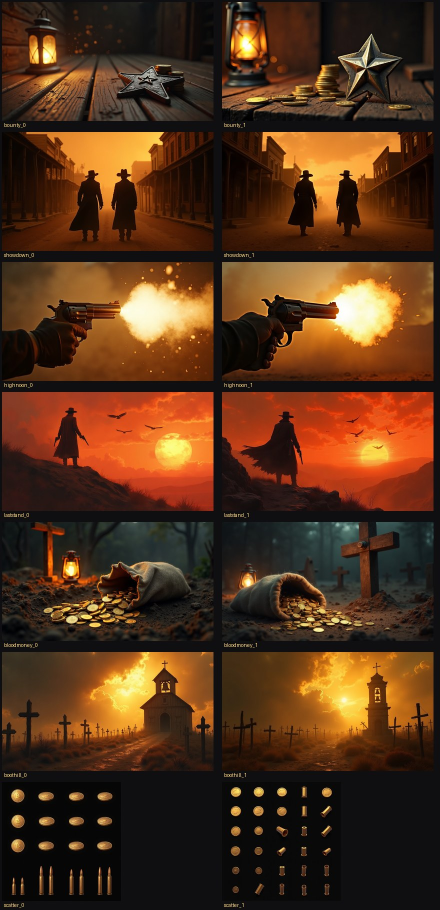
#> input picture web-sdk/apps/tombstone-reborn/assets-raw/layer_win/_contact.jpg, 880 x 1820 px, given in place of tr_frame_planks_v2.png, which was not available (shown at 1/2 size)
$ python make_wood_readout_box.py
#> lines starting #> are read from the running program, lines starting #| are printed output that depends on the picture; after the words box and inside, x2 and y2 are one past the last pixel; in counts of white or black regions, pixels touching at a corner belong together; pictures that were not available may be replaced by others from this repository, and a replacement may not be noted
### web-sdk/apps/tombstone-reborn/tools/make_board_frame_image.py
"""Bake the board frame as ONE transparent PNG, pre-shaped to the authored
diamond staircase, so the frontend just places a sprite (no runtime masking).

TOMBSTONE R.I.P. STYLE: the frame is no longer a flat wood ring — every edge of
the staircase carries a REAL painted timber plank (cut from a generated plank
sheet), laid along the edge with rough split ends OVERHANGING past each corner,
so the outline reads as rough nailed-together graveyard carpentry. The inside
is fully transparent (the scene shows through while the reels spin); iron bolt
heads pin the joints.

The shape replicates src/game geometry EXACTLY:
  - SYMBOL_SIZE solved from PORTRAIT_DESIGN_W (chassisArt.ts)
  - CELL_PITCH_X = SYMBOL_SIZE * 0.8, column left edges at (i + 0.03) * pitch
  - per-reel y offsets: centered on MAX_ROWS, EXCEPT the last reel which is
    centered on its left neighbour (utils.getReelYOffset special lane rule)
  - planks are centered on the mid-ring (outline offset by BORDER/2)

Output: assets/sprites/board/board_frame.png (+ static tree), drawn at SCALE x
resolution. The canvas is the BORDER-grown outer box grown again by MARGIN on
every side (for the plank overhangs) — BoardPlate.svelte's frameBox MUST use
the same BORDER + MARGIN. Re-run after any board-shape change.
"""

import math
import os
import random

import numpy as np
from PIL import Image, ImageDraw, ImageFilter

APP = os.path.normpath(os.path.join(os.path.dirname(os.path.abspath(__file__)), ".."))
GEN_DIR = os.path.normpath(
    os.path.join(
        os.path.expanduser("~"),
        ".cursor",
        "projects",
        "c-Users-Emex33-Desktop-stakez",
        "assets",
    )
)
# chunky 2-3 board assemblies with ragged split ends, nails, chains and blood
# baked in (generated over the user's approved black-frame reference)
PLANK_SHEET = os.path.join(GEN_DIR, "tr_frame_planks_v2.png")
# discrete offcut pieces on black (crossed boards, chain wraps, splinter
# shards, strap plates, paper scrap) laid over the corners/joints
SCRAP_SHEET = os.path.join(GEN_DIR, "tr_frame_scraps.png")

# --- geometry (mirror of chassisArt.ts / utils.ts) -----------------------------
GEN_NUM_REELS = 6
NUM_ROWS = [3, 4, 4, 2, 2, 1]
MAX_ROWS = max(NUM_ROWS)
COLUMN_PITCH_SCALE = 0.8
REEL_PADDING = 0.53
PORTRAIT_DESIGN_W = 960
SIDE_H_SCALE = MAX_ROWS * 1.15 * 0.78
SIDE_W_SCALE = SIDE_H_SCALE * 355 / 1505
SYMBOL_SIZE = math.floor(
    PORTRAIT_DESIGN_W / ((GEN_NUM_REELS + 1) * COLUMN_PITCH_SCALE + SIDE_W_SCALE)
)
PITCH = SYMBOL_SIZE * COLUMN_PITCH_SCALE

BORDER = 30       # nominal frame thickness (board units) — keep BoardPlate in sync
MARGIN = 60       # extra canvas on every side for overhangs + tilted planks — BoardPlate too
INNER_INSET = 2   # kept for reference (BoardPlate's old silhouette inset)
SCALE = 2         # supersample for crisp detail

PLANK_THICK = 48   # nominal plank width across the frame line (board units)
PLANK_OVERHANG = 34  # split ends run this far past each corner (board units)


# [76 lines left out: functions columns, base_outline, offset_rectilinear, not called in this run]


def silhouette(cols, pad):
    return offset_rectilinear(base_outline(cols), pad)


# [4 lines left out: function bounds, not called in this run]


def to_px(pts, ox, oy):
    return [((x - ox) * SCALE, (y - oy) * SCALE) for x, y in pts]


# [13 lines left out: functions mask_of, shift, not called in this run]


def load_plank_bands(sheet_path=None):
    """Cut the generated sheet into its individual plank strips (RGBA).

    The sheet is planks on pure black. Bands are found by row luminance; within
    a band, each COLUMN's alpha is filled between the first and last lit pixel,
    which keeps the ragged painted silhouette (split ends, chipped edges)
    without turning interior cracks into holes.
    """
    sheet = Image.open(sheet_path or PLANK_SHEET).convert("RGB")
    arr = np.array(sheet, float)
    lum = arr.mean(axis=2)

    lit_rows = lum.mean(axis=1) > 14
    bands, start = [], None
    for y, on in enumerate(list(lit_rows) + [False]):
        if on and start is None:
            start = y
        elif not on and start is not None:
            # 0.06: the v2 sheet packs six chunky assemblies, so each band is
            # only ~1/8 of the sheet — the old 0.12 gate dropped half of them
            if y - start > sheet.height * 0.06:
                bands.append((start, y))
            start = None

    planks = []
    for y0, y1 in bands:
        band = arr[y0:y1]
        blum = lum[y0:y1]
        h, w = blum.shape
        alpha = np.zeros((h, w), np.uint8)
        lit = blum > 16
        for x in range(w):
            ys = np.nonzero(lit[:, x])[0]
            if ys.size:
                alpha[ys[0] : ys[-1] + 1, x] = 255
        rgba = np.dstack([band.astype(np.uint8), alpha])
        img = Image.fromarray(rgba, "RGBA")
        bbox = img.getchannel("A").getbbox()
        planks.append(img.crop(bbox))
    if not planks:
        raise SystemExit("no plank bands found in " + (sheet_path or PLANK_SHEET))
    return planks


def load_scrap_pieces(sheet_path=None):
    """Cut the scrap sheet (loose grid of offcuts on pure black) into RGBA
    pieces by projection splitting: black row gaps separate the grid rows,
    black column gaps within a row separate the pieces. Alpha comes straight
    from luminance (morphologically closed so wood shadows don't punch holes),
    which keeps true concavities like the X-braces' notches transparent."""
    img = Image.open(sheet_path or SCRAP_SHEET).convert("RGB")
    arr = np.array(img, float)
    lum = arr.mean(axis=2)
    lit = lum > 16

    def runs(mask_1d, min_len):
        out, start = [], None
        for i, on in enumerate(list(mask_1d) + [False]):
            if on and start is None:
                start = i
            elif not on and start is not None:
                if i - start >= min_len:
                    out.append((start, i))
                start = None
        return out

    pieces = []
    for y0, y1 in runs(lit.any(axis=1), int(img.height * 0.05)):
        row = lit[y0:y1]
        for x0, x1 in runs(row.any(axis=0), int(img.width * 0.04)):
            crop = arr[y0:y1, x0:x1]
            clum = lum[y0:y1, x0:x1]
            alpha = Image.fromarray(np.where(clum > 12, 255, 0).astype(np.uint8), "L")
            alpha = alpha.filter(ImageFilter.MaxFilter(5)).filter(ImageFilter.MinFilter(5))
            rgba = np.dstack([crop.astype(np.uint8), np.array(alpha)])
            piece = Image.fromarray(rgba, "RGBA")
            bbox = piece.getchannel("A").getbbox()
            if bbox:
                piece = piece.crop(bbox)
                if piece.width > 60 and piece.height > 60:
                    pieces.append(piece)
    if not pieces:
        raise SystemExit("no scrap pieces found in " + (sheet_path or SCRAP_SHEET))
    return pieces


def plank_segment(planks, rng, out_w, out_h):
    """A horizontal plank piece out_w x out_h px: random strip, random window
    cropped at the target aspect (so nails/cracks never stretch), random flip."""
    src = planks[rng.randrange(len(planks))]
    if rng.random() < 0.5:
        src = src.transpose(Image.FLIP_LEFT_RIGHT)
    aspect = out_w / out_h
    win_w = min(src.width, max(int(src.height * aspect), 24))
    x = rng.randrange(0, src.width - win_w + 1) if src.width > win_w else 0
    piece = src.crop((x, 0, x + win_w, src.height))
    return piece.resize((out_w, out_h), Image.LANCZOS)


# [8 lines left out: function edges_of, not called in this run]


OUT_TREES = (
    os.path.join(APP, "assets-src", "sprites", "board"),
    os.path.join(APP, "assets-src", "assets", "sprites", "board"),
    os.path.join(APP, "static", "assets", "sprites", "board"),
)


# [117 lines left out: function main, not called in this run]


# [9 lines that do not run on import are left out]

### web-sdk/apps/tombstone-reborn/tools/make_wood_readout_box.py
"""Bake WAYS / MULTI / WIN boxes from the SAME plank sheet as the reel frame.

tools/make_board_frame_image.py lays tr_frame_planks_v2.png + tr_frame_scraps.png
around the staircase. This cuts those same boards into a small carpentry frame
with a dark well for gold text — three of these sit in the sky pocket above the
short right reels.

Run:  python tools/make_wood_readout_box.py
"""

from __future__ import annotations

import os
import random
import sys

from PIL import Image, ImageDraw, ImageFilter

HERE = os.path.dirname(os.path.abspath(__file__))
APP = os.path.dirname(HERE)
sys.path.insert(0, HERE)
from make_board_frame_image import load_plank_bands, load_scrap_pieces, plank_segment

REL = os.path.join("sprites", "tombstone", "wood_readout_box.png")

# sprite canvas — extra margin so split ends hang off the well, like the frame
W, H = 640, 400
WELL = (110, 90, 530, 310)  # l, t, r, b of the dark inset
THICK = 58
OVER = 36
SEED = 1887


def lay(dst: Image.Image, shadow: Image.Image, piece: Image.Image, cx: float, cy: float) -> None:
	px = int(round(cx - piece.width / 2))
	py = int(round(cy - piece.height / 2))
	sh = Image.new("RGBA", piece.size, (0, 0, 0, 0))
	sh.paste((0, 0, 0, 150), (0, 0), piece.getchannel("A"))
	shadow.alpha_composite(sh.filter(ImageFilter.GaussianBlur(4)), (px + 3, py + 4))
	dst.alpha_composite(piece, (px, py))


def main() -> None:
	planks = load_plank_bands()
#> in load_plank_bands, sheet is the input picture: PIL image 880x1820 RGB; mean R, G, B 83.7, 50.4, 26.2
#> after the loop in load_plank_bands, `for y, on in enumerate(list(lit_rows) + [False]):`: bands = [(0, 523), (524, 1564)]
#> the loop in load_plank_bands, `for y0, y1 in bands:` made 2 passes
#> (y0, y1, h, w, bbox) on passes 1 to 2: (0, 523, 523, 880, (0, 0, 880, 523)), (524, 1564, 1040, 880, (0, 0, 880, 1040))
#> pass 1, in load_plank_bands, `blum = lum[y0:y1]`:
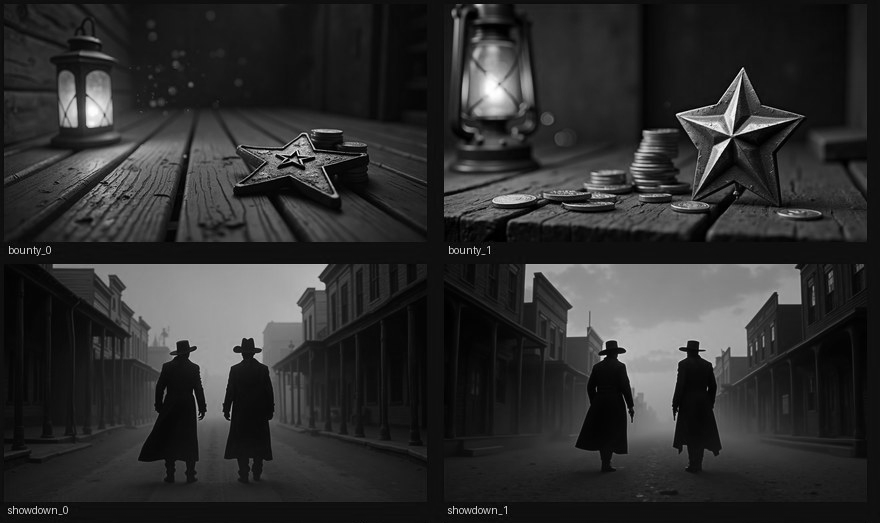
#> blum: shape (523, 880) float64; min 0, max 254.7, mean 46.9
#> after the loop in load_plank_bands, `for y0, y1 in bands:`: alpha: shape (1040, 880); 98% white; 8 black regions (1 under 20 px), largest, box (x1, y1, x2, y2) and area: (492, 398, 880, 1040) 8538, (248, 675, 479, 1040) 5555, (5, 1018, 247, 1040) 2963
#> after the loop in load_plank_bands, `for y0, y1 in bands:`:
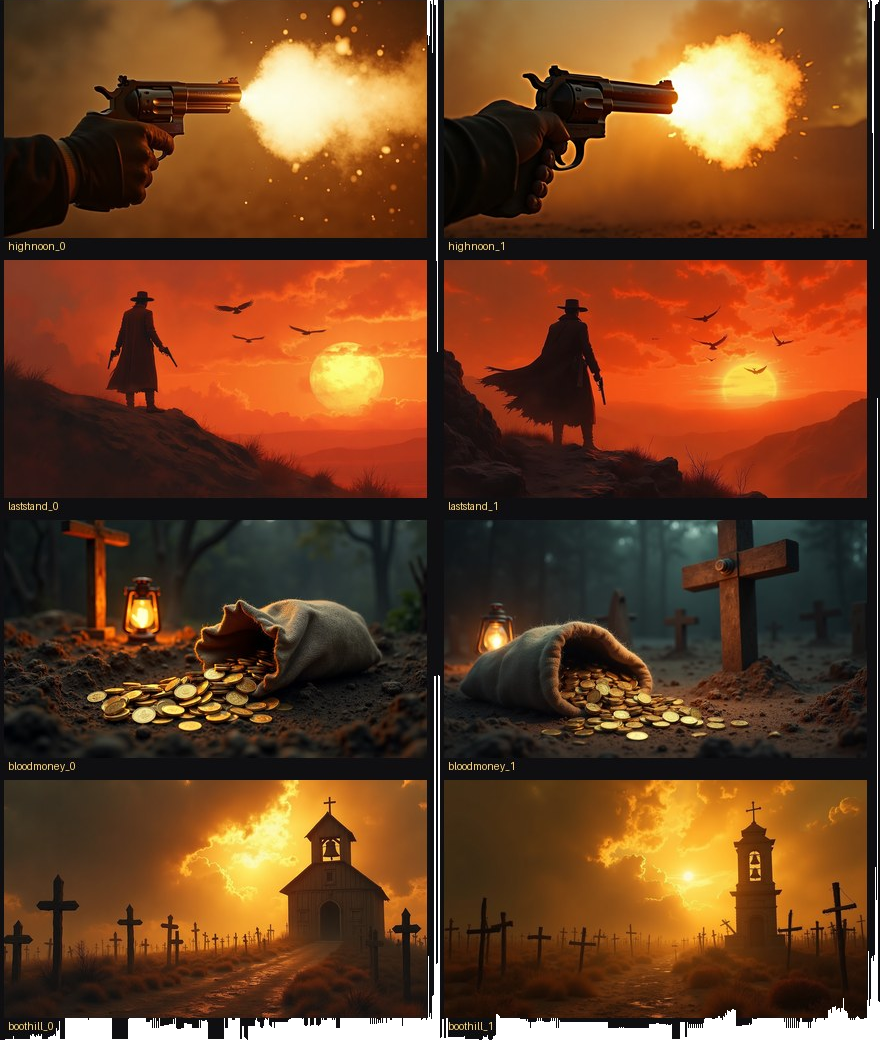
#> img: PIL image 880x1040 RGBA; mean R, G, B, A 104.1, 61.2, 30.7, 249.9; transparent parts drawn white
#> after the loop in load_plank_bands, `for y0, y1 in bands:`: planks = 2 items
#> planks = 2 items
	scraps = load_scrap_pieces()
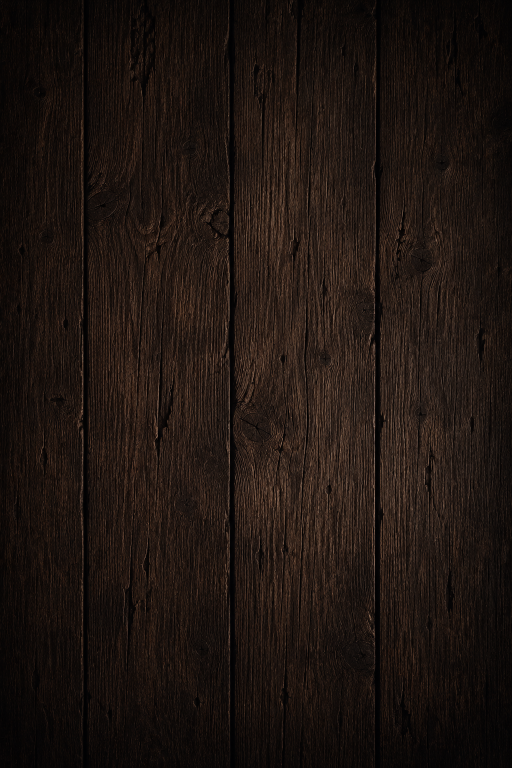
#> input picture web-sdk/apps/tombstone-reborn/assets-raw/cell_backplates/low_pay_bg.png, 1024 x 1536 px, given in place of tr_frame_scraps.png, which was not available (shown at 1/2 size)
#> in load_scrap_pieces, `lit = lum > 16`:
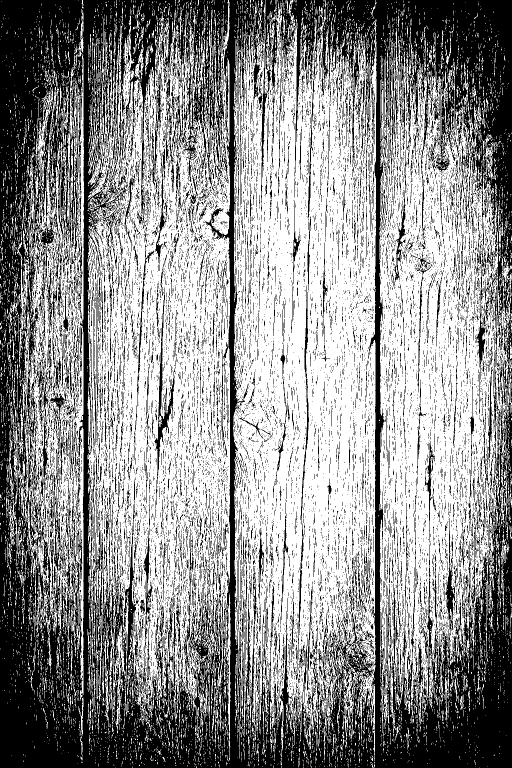
#> lit: shape (1536, 1024) bool (shown at 1/2 size); 56.6% white; 21393 black regions (19964 under 20 px), largest, box (x1, y1, x2, y2) and area: (0, 0, 1024, 1536) 519095, (309, 575, 349, 952) 2474, (100, 949, 134, 1182) 1471
#> the loop in load_scrap_pieces, `for y0, y1 in runs(lit.any(axis=1), int(img.height * 0.05)):` made 1 pass
#> (y0, y1) on pass 1: (0, 1536)
#> after the loop in load_scrap_pieces, `for y0, y1 in runs(lit.any(axis=1), int(img.height * 0.05)):`:
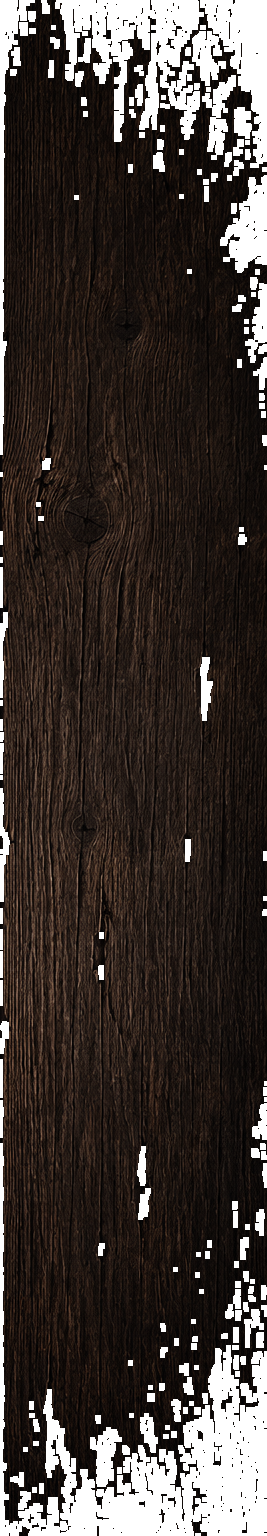
#> rgba: shape (1536, 267, 4); mean R, G, B, A 27.8, 19.6, 15.6, 216.9; transparent parts drawn white
#> after the loop in load_scrap_pieces, `for y0, y1 in runs(lit.any(axis=1), int(img.height * 0.05)):`: pieces = 4 items
#> scraps = 4 items
	rng = random.Random(SEED)

	out = Image.new("RGBA", (W, H), (0, 0, 0, 0))
#> out: PIL image 640x400 RGBA; every value is 0
	shadow = Image.new("RGBA", (W, H), (0, 0, 0, 0))

	l, t, r, b = WELL
	cx, cy = (l + r) / 2, (t + b) / 2
	well_w, well_h = r - l, b - t

	# four boards around the well, overlapping at the corners (same carpentry
	# as the reel frame — two overlapping pieces on the long sides)
	top = plank_segment(planks, rng, well_w + 2 * OVER, int(THICK * rng.uniform(0.9, 1.1)))
	bot = plank_segment(planks, rng, well_w + 2 * OVER, int(THICK * rng.uniform(0.9, 1.1)))
	left = plank_segment(planks, rng, well_h + 2 * OVER, int(THICK * rng.uniform(0.9, 1.1)))
	right = plank_segment(planks, rng, well_h + 2 * OVER, int(THICK * rng.uniform(0.9, 1.1)))
	left = left.transpose(Image.ROTATE_90)
	right = right.transpose(Image.ROTATE_90)

	lay(out, shadow, top, cx, t)
#> in lay, `sh = Image.new("RGBA", piece.size, (0, 0, 0, 0))`: sh: PIL image 492x56 RGBA; every value is 0
	lay(out, shadow, bot, cx, b)
#> in lay (call 2), `sh = Image.new("RGBA", piece.size, (0, 0, 0, 0))`: sh: PIL image 492x62 RGBA; every value is 0
	lay(out, shadow, left, l, cy)
#> in lay (call 3), `sh = Image.new("RGBA", piece.size, (0, 0, 0, 0))`: sh: PIL image 63x292 RGBA; every value is 0
	lay(out, shadow, right, r, cy)
#> call 4 of lay, with cx = 530, cy = 200
#> in lay (call 4), `sh = Image.new("RGBA", piece.size, (0, 0, 0, 0))`: sh: PIL image 58x292 RGBA; every value is 0
#> in lay (call 4), `dst.alpha_composite(piece, (px, py))`:
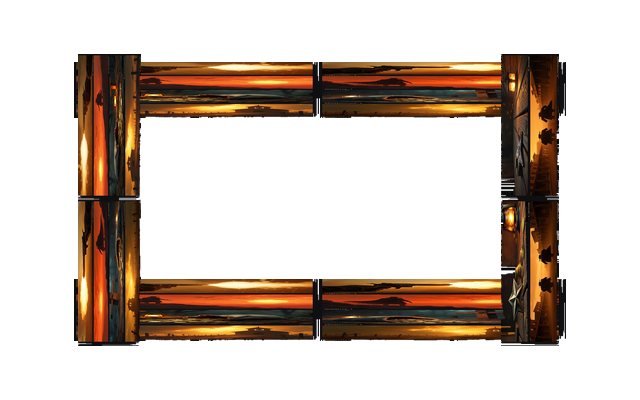
#> dst: PIL image 640x400 RGBA; mean R, G, B, A 31.1, 18.5, 9.3, 77.2; transparent parts drawn white

	# corner scraps / crossed boards, same sheet the frame uses
	order = list(range(len(scraps)))
#> order = [0, 1, 2, 3]
	rng.shuffle(order)
	for i, (px, py) in enumerate(((l, t), (r, t), (l, b), (r, b))):
		scrap = scraps[order[i % len(order)]]
		if rng.random() < 0.5:
			scrap = scrap.transpose(Image.FLIP_LEFT_RIGHT)
		f = rng.uniform(72, 96) / scrap.width
		scrap = scrap.resize((int(scrap.width * f), int(scrap.height * f)), Image.LANCZOS)
		scrap = scrap.rotate(rng.uniform(-18, 18), expand=True, resample=Image.BICUBIC)
		lay(out, shadow, scrap, px + rng.uniform(-4, 4), py + rng.uniform(-4, 4))

	framed = Image.alpha_composite(shadow, out)

	# dark well so gold text doesn't sit on the sky. Punch it into the open
	# centre AFTER the boards, so planks still overlap the well lip.
	well = Image.new("RGBA", (W, H), (0, 0, 0, 0))
	wd = ImageDraw.Draw(well)
	pad = 10
	wd.rounded_rectangle(
		[l + pad, t + pad, r - pad, b - pad],
		radius=8,
		fill=(12, 10, 8, 255),
	)
	wd.rounded_rectangle(
		[l + pad + 2, t + pad + 2, r - pad - 2, b - pad - 2],
		radius=6,
		outline=(0, 0, 0, 200),
		width=2,
	)
	framed = Image.alpha_composite(framed, well)
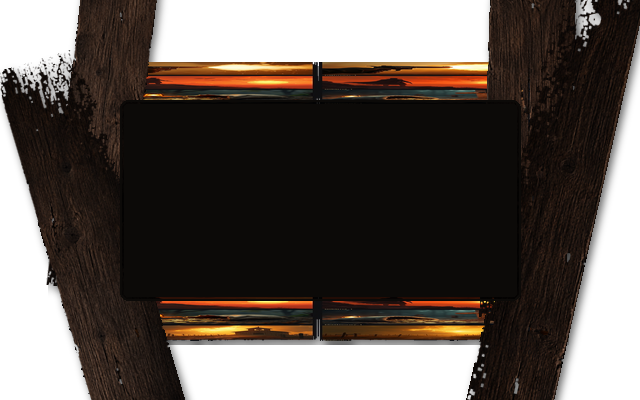
#> framed: PIL image 640x400 RGBA; mean R, G, B, A 23.7, 15.9, 10.8, 181.9; transparent parts drawn white

	opening = {
		"x0": round((l + pad) / W, 4),
		"x1": round((r - pad) / W, 4),
		"y0": round((t + pad) / H, 4),
		"y1": round((b - pad) / H, 4),
	}

	for base in ("assets-src", os.path.join("static", "assets")):
		path = os.path.join(APP, base, REL)
		os.makedirs(os.path.dirname(path), exist_ok=True)
		framed.save(path, optimize=True)
		print(f"wrote {path} {framed.size} opening={opening} aspect={W / H:.3f}")


if __name__ == "__main__":
	main()
